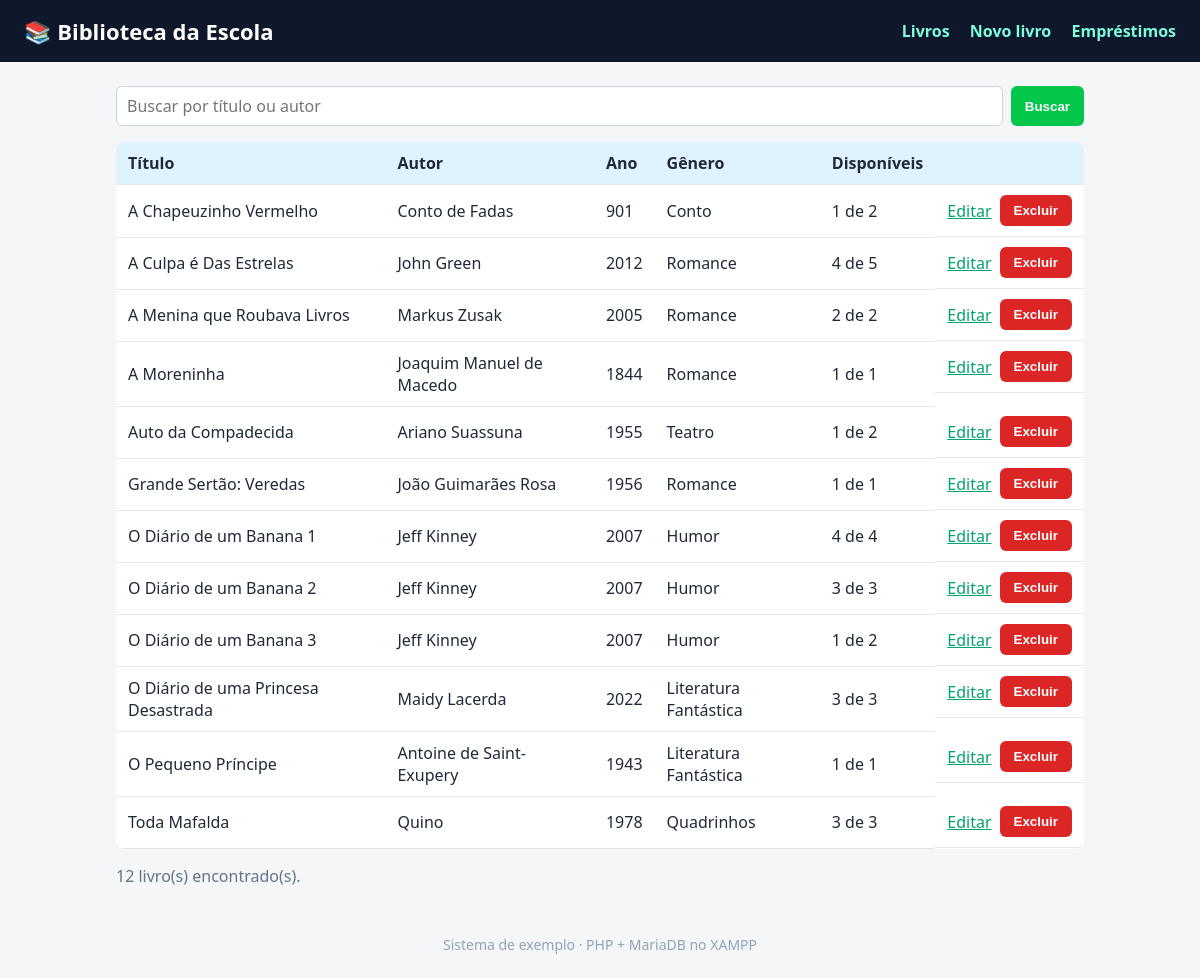
The page / on the database its author committed.
### tables this page shows
CREATE TABLE livros (
  id          INT AUTO_INCREMENT PRIMARY KEY,
  titulo      VARCHAR(150) NOT NULL,
  autor       VARCHAR(100) NOT NULL,
  ano         INT,
  genero      VARCHAR(50),
  quantidade  INT NOT NULL DEFAULT 1
);

### conexao.php (called while the page is built, shortened)
<?php
function e($texto) {
    return htmlspecialchars((string)$texto, ENT_QUOTES, 'UTF-8');
}

### index.php (the view, shortened to what this page needs)
<?php
require 'conexao.php';
$busca = $_GET['busca'] ?? '';
$sql = "SELECT l.id, l.titulo, l.autor, l.ano, l.genero, l.quantidade,
               COUNT(e.id) AS emprestados
        FROM livros l
        LEFT JOIN emprestimos e
               ON e.livro_id = l.id AND e.data_devolucao IS NULL
        WHERE l.titulo LIKE :busca OR l.autor LIKE :busca2
        GROUP BY l.id, l.titulo, l.autor, l.ano, l.genero, l.quantidade
        ORDER BY l.titulo";
$consulta = $pdo->prepare($sql);
$consulta->execute([':busca' => "%$busca%", ':busca2' => "%$busca%"]);
$livros = $consulta->fetchAll();
require 'topo.php';
?>
<form method="get" class="busca">
  <input type="text" name="busca" value="<?= e($busca) ?>" placeholder="Buscar por título ou autor">
  <button>Buscar</button>
</form>
<table>
  <tr><th>Título</th><th>Autor</th><th>Ano</th><th>Gênero</th><th>Disponíveis</th><th></th></tr>
  <?php foreach ($livros as $livro): ?>
    <tr>
      <td><?= e($livro['titulo']) ?></td>
      <td><?= e($livro['autor']) ?></td>
      <td><?= e($livro['ano']) ?></td>
      <td><?= e($livro['genero']) ?></td>
      <td><?= $livro['quantidade'] - $livro['emprestados'] ?> de <?= $livro['quantidade'] ?></td>
      <td class="acoes">
        <a href="editar.php?id=<?= $livro['id'] ?>">Editar</a>
        <form method="post" action="excluir.php" onsubmit="return confirm('Excluir este livro?')">
          <button class="perigo">Excluir</button>
        </form>
      </td>
    </tr>
  <?php endforeach; ?>
</table>
<p class="total"><?= count($livros) ?> livro(s) encontrado(s).</p>
<?php require 'rodape.php'; ?>

### estilo.css (style rules this page uses)
* { box-sizing: border-box; }
body { margin: 0; font-family: system-ui, Arial, sans-serif; background: #F4F6F8; color: #1F2937; }
table { width: 100%; border-collapse: collapse; background: #FFF; border-radius: 8px; overflow: hidden; }
th, td { padding: 10px 12px; border-bottom: 1px solid #E5E7EB; text-align: left; }
th { background: #E0F2FE; }
.acoes { display: flex; gap: 8px; align-items: center; }
.acoes form { margin: 0; }
button { background: #02c74a; color: #FFF; border: 0; border-radius: 6px; padding: 8px 14px; cursor: pointer; font-weight: 600; }
button.perigo { background: #DC2626; }
a { color: #03a16f; }
input, select { padding: 8px 10px; border: 1px solid #CBD5E1; border-radius: 6px; font: inherit; }
.busca, .linha { display: flex; gap: 8px; margin-bottom: 16px; flex-wrap: wrap; }
.busca input { flex: 1; min-width: 200px; }
.total { color: #64748B; }

### rows shown on the page
livros: titulo "A Chapeuzinho Vermelho", autor "Conto de Fadas", ano "901", genero "Conto", emprestados "1", quantidade "2"
livros: titulo "A Culpa é Das Estrelas", autor "John Green", ano "2012", genero "Romance", emprestados "4", quantidade "5"
livros: titulo "A Menina que Roubava Livros", autor "Markus Zusak", ano "2005", genero "Romance", $livro['quantidade']-$livro['emprestados'] "2", quantidade "2"
livros: titulo "A Moreninha", autor "Joaquim Manuel de Macedo", ano "1844", genero "Romance", $livro['quantidade']-$livro['emprestados'] "1", quantidade "1"
livros: titulo "Auto da Compadecida", autor "Ariano Suassuna", ano "1955", genero "Teatro", emprestados "1", quantidade "2"
livros: titulo "Grande Sertão: Veredas", autor "João Guimarães Rosa", ano "1956", genero "Romance", $livro['quantidade']-$livro['emprestados'] "1", quantidade "1"
livros: titulo "O Diário de um Banana 1", autor "Jeff Kinney", ano "2007", genero "Humor", $livro['quantidade']-$livro['emprestados'] "4", quantidade "4"
livros: titulo "O Diário de um Banana 2", autor "Jeff Kinney", ano "2007", genero "Humor", $livro['quantidade']-$livro['emprestados'] "3", quantidade "3"
livros: titulo "O Diário de um Banana 3", autor "Jeff Kinney", ano "2007", genero "Humor", emprestados "1", quantidade "2"
livros: titulo "O Diário de uma Princesa Desastrada", autor "Maidy Lacerda", ano "2022", genero "Literatura Fantástica", $livro['quantidade']-$livro['emprestados'] "3", quantidade "3"
livros: titulo "O Pequeno Príncipe", autor "Antoine de Saint-Exupery", ano "1943", genero "Literatura Fantástica", $livro['quantidade']-$livro['emprestados'] "1", quantidade "1"
livros: titulo "Toda Mafalda", autor "Quino", ano "1978", genero "Quadrinhos", $livro['quantidade']-$livro['emprestados'] "3", quantidade "3"

### other values the page prints
count($livros) "12"
